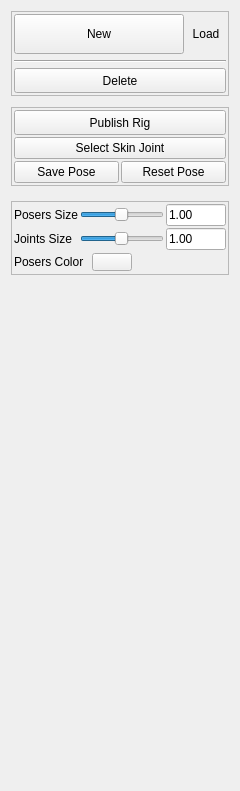
      <widget class="QWidget" name="rig_tab">
       <attribute name="title">
        <string>Rig</string>
       </attribute>
       <layout class="QVBoxLayout" name="verticalLayout_31">
        <item>
         <widget class="QFrame" name="frame_18">
          <property name="frameShape">
           <enum>QFrame::StyledPanel</enum>
          </property>
          <property name="frameShadow">
           <enum>QFrame::Plain</enum>
          </property>
          <layout class="QVBoxLayout" name="verticalLayout_49">
           <property name="spacing">
            <number>2</number>
           </property>
           <property name="leftMargin">
            <number>2</number>
           </property>
           <property name="topMargin">
            <number>2</number>
           </property>
           <property name="rightMargin">
            <number>2</number>
           </property>
           <property name="bottomMargin">
            <number>2</number>
           </property>
           <item>
            <layout class="QHBoxLayout" name="horizontalLayout_2" stretch="1,0">
             <property name="spacing">
              <number>2</number>
             </property>
             <item>
              <widget class="QPushButton" name="newCharacter_btn">
               <property name="minimumSize">
                <size>
                 <width>75</width>
                 <height>40</height>
                </size>
               </property>
               <property name="text">
                <string>New</string>
               </property>
              </widget>
             </item>
             <item>
              <widget class="QToolButton" name="loadRig_btn">
               <property name="minimumSize">
                <size>
                 <width>40</width>
                 <height>0</height>
                </size>
               </property>
               <property name="maximumSize">
                <size>
                 <width>40</width>
                 <height>40</height>
                </size>
               </property>
               <property name="text">
                <string>Load</string>
               </property>
               <property name="popupMode">
                <enum>QToolButton::InstantPopup</enum>
               </property>
               <property name="autoRaise">
                <bool>true</bool>
               </property>
              </widget>
             </item>
            </layout>
           </item>
           <item>
            <widget class="Line" name="line_6">
             <property name="minimumSize">
              <size>
               <width>0</width>
               <height>10</height>
              </size>
             </property>
             <property name="orientation">
              <enum>Qt::Horizontal</enum>
             </property>
            </widget>
           </item>
           <item>
            <widget class="QPushButton" name="deleteCharacter_btn">
             <property name="minimumSize">
              <size>
               <width>0</width>
               <height>25</height>
              </size>
             </property>
             <property name="maximumSize">
              <size>
               <width>10000</width>
               <height>16777215</height>
              </size>
             </property>
             <property name="text">
              <string>Delete</string>
             </property>
            </widget>
           </item>
          </layout>
         </widget>
        </item>
        <item>
         <widget class="QFrame" name="frame_4">
          <property name="frameShape">
           <enum>QFrame::NoFrame</enum>
          </property>
          <property name="frameShadow">
           <enum>QFrame::Plain</enum>
          </property>
          <layout class="QVBoxLayout" name="verticalLayout_11">
           <property name="spacing">
            <number>15</number>
           </property>
           <property name="leftMargin">
            <number>0</number>
           </property>
           <property name="topMargin">
            <number>5</number>
           </property>
           <property name="rightMargin">
            <number>0</number>
           </property>
           <property name="bottomMargin">
            <number>0</number>
           </property>
           <item>
            <widget class="QFrame" name="rigPage_frame">
             <property name="frameShape">
              <enum>QFrame::NoFrame</enum>
             </property>
             <property name="frameShadow">
              <enum>QFrame::Raised</enum>
             </property>
             <layout class="QVBoxLayout" name="verticalLayout_15">
              <property name="spacing">
               <number>2</number>
              </property>
              <property name="leftMargin">
               <number>0</number>
              </property>
              <property name="topMargin">
               <number>0</number>
              </property>
              <property name="rightMargin">
               <number>0</number>
              </property>
              <property name="bottomMargin">
               <number>0</number>
              </property>
              <item>
               <widget class="QFrame" name="frame_20">
                <property name="frameShape">
                 <enum>QFrame::StyledPanel</enum>
                </property>
                <property name="frameShadow">
                 <enum>QFrame::Plain</enum>
                </property>
                <layout class="QVBoxLayout" name="verticalLayout_51">
                 <property name="spacing">
                  <number>2</number>
                 </property>
                 <property name="leftMargin">
                  <number>2</number>
                 </property>
                 <property name="topMargin">
                  <number>2</number>
                 </property>
                 <property name="rightMargin">
                  <number>2</number>
                 </property>
                 <property name="bottomMargin">
                  <number>2</number>
                 </property>
                 <item>
                  <widget class="QPushButton" name="publishRig_btn">
                   <property name="minimumSize">
                    <size>
                     <width>0</width>
                     <height>25</height>
                    </size>
                   </property>
                   <property name="maximumSize">
                    <size>
                     <width>10000</width>
                     <height>16777215</height>
                    </size>
                   </property>
                   <property name="text">
                    <string>Publish Rig</string>
                   </property>
                  </widget>
                 </item>
                 <item>
                  <widget class="QPushButton" name="selectSkinJoints_btn">
                   <property name="text">
                    <string>Select Skin Joint</string>
                   </property>
                  </widget>
                 </item>
                 <item>
                  <layout class="QHBoxLayout" name="horizontalLayout_35">
                   <item>
                    <widget class="QPushButton" name="savePose_btn">
                     <property name="enabled">
                      <bool>true</bool>
                     </property>
                     <property name="text">
                      <string>Save Pose</string>
                     </property>
                    </widget>
                   </item>
                   <item>
                    <widget class="QPushButton" name="resetPose_btn">
                     <property name="enabled">
                      <bool>true</bool>
                     </property>
                     <property name="text">
                      <string>Reset Pose</string>
                     </property>
                    </widget>
                   </item>
                  </layout>
                 </item>
                </layout>
               </widget>
              </item>
             </layout>
            </widget>
           </item>
           <item>
            <widget class="QFrame" name="posers_frame">
             <property name="frameShape">
              <enum>QFrame::StyledPanel</enum>
             </property>
             <property name="frameShadow">
              <enum>QFrame::Plain</enum>
             </property>
             <layout class="QVBoxLayout" name="verticalLayout_50">
              <property name="spacing">
               <number>2</number>
              </property>
              <property name="leftMargin">
               <number>2</number>
              </property>
              <property name="topMargin">
               <number>2</number>
              </property>
              <property name="rightMargin">
               <number>2</number>
              </property>
              <property name="bottomMargin">
               <number>2</number>
              </property>
              <item>
               <layout class="QGridLayout" name="gridLayout_4">
                <item row="1" column="0">
                 <widget class="QLabel" name="label_2">
                  <property name="text">
                   <string>Joints Size</string>
                  </property>
                 </widget>
                </item>
                <item row="0" column="1">
                 <widget class="QSlider" name="posersSize_slider">
                  <property name="minimum">
                   <number>1</number>
                  </property>
                  <property name="maximum">
                   <number>200</number>
                  </property>
                  <property name="singleStep">
                   <number>0</number>
                  </property>
                  <property name="value">
                   <number>100</number>
                  </property>
                  <property name="orientation">
                   <enum>Qt::Horizontal</enum>
                  </property>
                  <property name="invertedAppearance">
                   <bool>false</bool>
                  </property>
                  <property name="invertedControls">
                   <bool>false</bool>
                  </property>
                 </widget>
                </item>
                <item row="0" column="0">
                 <widget class="QLabel" name="label">
                  <property name="text">
                   <string>Posers Size</string>
                  </property>
                 </widget>
                </item>
                <item row="1" column="1">
                 <widget class="QSlider" name="jointsSize_slider">
                  <property name="minimum">
                   <number>1</number>
                  </property>
                  <property name="maximum">
                   <number>200</number>
                  </property>
                  <property name="value">
                   <number>100</number>
                  </property>
                  <property name="orientation">
                   <enum>Qt::Horizontal</enum>
                  </property>
                 </widget>
                </item>
                <item row="0" column="3">
                 <widget class="QLineEdit" name="posersSize_lineEdit">
                  <property name="sizePolicy">
                   <sizepolicy hsizetype="Fixed" vsizetype="Fixed">
                    <horstretch>0</horstretch>
                    <verstretch>0</verstretch>
                   </sizepolicy>
                  </property>
                  <property name="maximumSize">
                   <size>
                    <width>60</width>
                    <height>16777215</height>
                   </size>
                  </property>
                  <property name="inputMethodHints">
                   <set>Qt::ImhDigitsOnly</set>
                  </property>
                  <property name="text">
                   <string>1.00</string>
                  </property>
                  <property name="echoMode">
                   <enum>QLineEdit::Normal</enum>
                  </property>
                  <property name="readOnly">
                   <bool>false</bool>
                  </property>
                 </widget>
                </item>
                <item row="1" column="3">
                 <widget class="QLineEdit" name="jointsSize_lineEdit">
                  <property name="sizePolicy">
                   <sizepolicy hsizetype="Fixed" vsizetype="Fixed">
                    <horstretch>0</horstretch>
                    <verstretch>0</verstretch>
                   </sizepolicy>
                  </property>
                  <property name="maximumSize">
                   <size>
                    <width>60</width>
                    <height>16777215</height>
                   </size>
                  </property>
                  <property name="inputMethodHints">
                   <set>Qt::ImhDigitsOnly</set>
                  </property>
                  <property name="text">
                   <string>1.00</string>
                  </property>
                  <property name="echoMode">
                   <enum>QLineEdit::Normal</enum>
                  </property>
                  <property name="readOnly">
                   <bool>true</bool>
                  </property>
                 </widget>
                </item>
               </layout>
              </item>
              <item>
               <layout class="QHBoxLayout" name="horizontalLayout_3">
                <item>
                 <widget class="QLabel" name="poserColor_label">
                  <property name="enabled">
                   <bool>true</bool>
                  </property>
                  <property name="text">
                   <string>Posers Color  </string>
                  </property>
                 </widget>
                </item>
                <item>
                 <widget class="QPushButton" name="posersColor_btn">
                  <property name="enabled">
                   <bool>true</bool>
                  </property>
                  <property name="minimumSize">
                   <size>
                    <width>40</width>
                    <height>0</height>
                   </size>
                  </property>
                  <property name="maximumSize">
                   <size>
                    <width>16777215</width>
                    <height>18</height>
                   </size>
                  </property>
                  <property name="text">
                   <string/>
                  </property>
                 </widget>
                </item>
                <item>
                 <spacer name="horizontalSpacer_2">
                  <property name="orientation">
                   <enum>Qt::Horizontal</enum>
                  </property>
                  <property name="sizeHint" stdset="0">
                   <size>
                    <width>40</width>
                    <height>20</height>
                   </size>
                  </property>
                 </spacer>
                </item>
               </layout>
              </item>
             </layout>
            </widget>
           </item>
           <item>
            <spacer name="verticalSpacer_2">
             <property name="orientation">
              <enum>Qt::Vertical</enum>
             </property>
             <property name="sizeHint" stdset="0">
              <size>
               <width>181</width>
               <height>505</height>
              </size>
             </property>
            </spacer>
           </item>
          </layout>
         </widget>
        </item>
       </layout>
      </widget>
